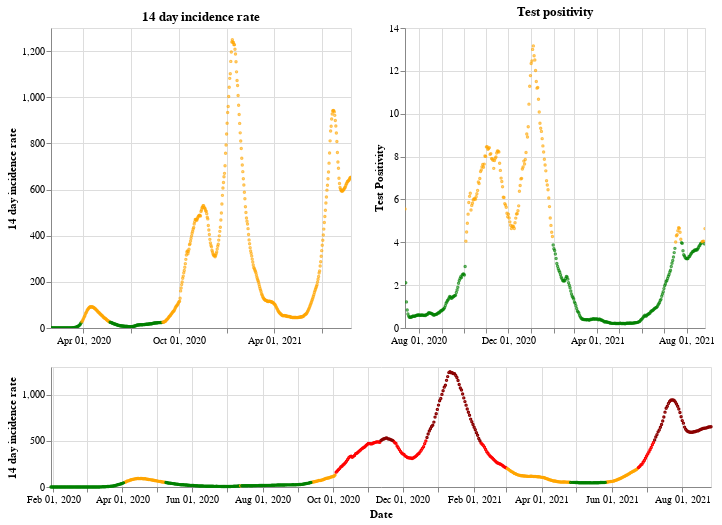

Here is the notebook cell this chart was saved with:
### Markdown cell above
## England

### Code cell
plot_traffic_light('England')

### Figure 1 — Vega-Lite specification as saved in the notebook (floating-point values rounded to 4 significant figures; data arrays with more than 128 entries replaced by an {"elided": "..."} marker saying what was removed)
{"config": {"view": {"continuousWidth": 400, "continuousHeight": 300}}, "vconcat": [{"hconcat": [{"mark": {"type": "point", "size": 2}, "encoding": {"color": {"condition": {"value": "green", "test": "(datum.twoWeeklyCasesRate <= 25)"}, "value": "orange"}, "tooltip": [{"type": "nominal", "field": "areaName"}, {"type": "temporal", "field": "date"}, {"type": "quantitative", "field": "twoWeeklyCasesRate"}, {"type": "quantitative", "field": "testPositivity"}], "x": {"type": "temporal", "axis": {"title": ""}, "field": "date", "scale": {"domain": {"selection": "DateBrush"}}, "timeUnit": "yearmonthdate"}, "y": {"type": "quantitative", "axis": {"title": "14 day incidence rate"}, "field": "twoWeeklyCasesRate"}}, "title": "14 day incidence rate", "width": 300}, {"mark": {"type": "point", "size": 2}, "encoding": {"color": {"condition": {"value": "green", "test": "(datum.testPositivity <= 4)"}, "value": "orange"}, "tooltip": [{"type": "nominal", "field": "areaName"}, {"type": "temporal", "field": "date"}, {"type": "quantitative", "field": "twoWeeklyCasesRate"}, {"type": "quantitative", "field": "testPositivity"}], "x": {"type": "temporal", "axis": {"title": ""}, "field": "date", "scale": {"domain": {"selection": "DateBrush"}}, "timeUnit": "yearmonthdate"}, "y": {"type": "quantitative", "axis": {"title": "Test Positivity"}, "field": "testPositivity"}}, "title": "Test positivity", "width": 300}]}, {"layer": [{"mark": {"type": "point", "size": 2}, "encoding": {"color": {"condition": {"value": "orange", "test": "(((datum.testPositivity < 4) && (datum.twoWeeklyCasesRate >= 50)) && (datum.twoWeeklyCasesRate < 200))"}, "value": "red"}, "opacity": {"condition": {"value": 1, "test": "((datum.twoWeeklyCasesRate >= 50) && (datum.twoWeeklyCasesRate < 500))"}, "value": 0}, "tooltip": [{"type": "nominal", "field": "areaName"}, {"type": "temporal", "field": "date"}, {"type": "quantitative", "field": "twoWeeklyCasesRate"}, {"type": "quantitative", "field": "testPositivity"}], "x": {"type": "temporal", "axis": {"title": "Date"}, "field": "date", "timeUnit": "yearmonthdate"}, "y": {"type": "quantitative", "axis": {"title": "14 day incidence rate"}, "field": "twoWeeklyCasesRate"}}, "selection": {"DateBrush": {"type": "interval", "encodings": ["x"], "fields": ["Time"]}}}, {"mark": {"type": "point", "size": 2}, "encoding": {"color": {"value": "darkred"}, "opacity": {"condition": {"value": 1, "test": "(datum.twoWeeklyCasesRate >= 500)"}, "value": 0}, "tooltip": [{"type": "nominal", "field": "areaName"}, {"type": "temporal", "field": "date"}, {"type": "quantitative", "field": "twoWeeklyCasesRate"}, {"type": "quantitative", "field": "testPositivity"}], "x": {"type": "temporal", "axis": {"title": "Date"}, "field": "date", "timeUnit": "yearmonthdate"}, "y": {"type": "quantitative", "axis": {"title": "14 day incidence rate"}, "field": "twoWeeklyCasesRate"}}}, {"mark": {"type": "point", "size": 2}, "encoding": {"color": {"condition": {"value": "green", "test": "((datum.testPositivity < 4) && (datum.twoWeeklyCasesRate < 50))"}, "value": "orange"}, "opacity": {"condition": {"value": 1, "test": "(datum.twoWeeklyCasesRate < 50)"}, "value": 0}, "tooltip": [{"type": "nominal", "field": "areaName"}, {"type": "temporal", "field": "date"}, {"type": "quantitative", "field": "twoWeeklyCasesRate"}, {"type": "quantitative", "field": "testPositivity"}], "x": {"type": "temporal", "axis": {"title": "Date"}, "field": "date", "timeUnit": "yearmonthdate"}, "y": {"type": "quantitative", "axis": {"title": "14 day incidence rate"}, "field": "twoWeeklyCasesRate"}}}], "height": 120, "width": 660}], "data": {"name": "data-e237a7a527d69a436bb062e25580055d"}, "$schema": "https://vega.github.io/schema/vega-lite/v4.8.1.json", "datasets": {"data-e237a7a527d69a436bb062e25580055d": {"elided": "575 records"}}}
